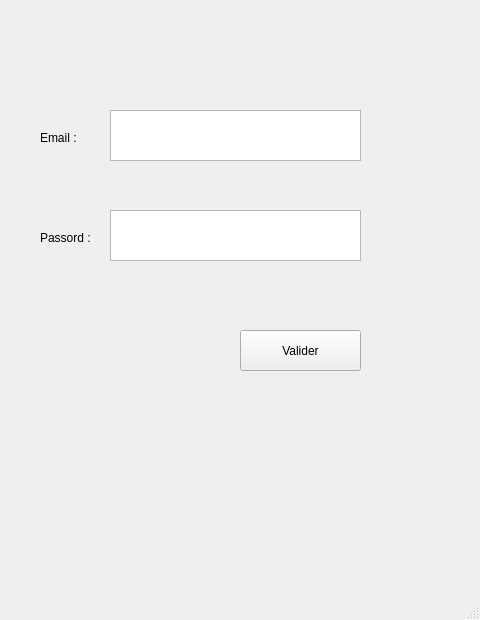
<?xml version="1.0" encoding="UTF-8"?>
<ui version="4.0">
 <class>Connexion</class>
 <widget class="QMainWindow" name="Connexion">
  <property name="geometry">
   <rect>
    <x>0</x>
    <y>0</y>
    <width>480</width>
    <height>620</height>
   </rect>
  </property>
  <property name="windowTitle">
   <string>MainWindow</string>
  </property>
  <widget class="QWidget" name="centralwidget">
   <widget class="QLabel" name="titleMail">
    <property name="geometry">
     <rect>
      <x>40</x>
      <y>130</y>
      <width>55</width>
      <height>16</height>
     </rect>
    </property>
    <property name="text">
     <string>Email :</string>
    </property>
   </widget>
   <widget class="QLabel" name="titlePass">
    <property name="geometry">
     <rect>
      <x>40</x>
      <y>230</y>
      <width>55</width>
      <height>16</height>
     </rect>
    </property>
    <property name="text">
     <string>Passord :</string>
    </property>
   </widget>
   <widget class="QPushButton" name="connexionBtn">
    <property name="geometry">
     <rect>
      <x>240</x>
      <y>330</y>
      <width>121</width>
      <height>41</height>
     </rect>
    </property>
    <property name="text">
     <string>Valider</string>
    </property>
   </widget>
   <widget class="QLabel" name="errorZone">
    <property name="geometry">
     <rect>
      <x>120</x>
      <y>420</y>
      <width>151</width>
      <height>16</height>
     </rect>
    </property>
    <property name="text">
     <string/>
    </property>
   </widget>
   <widget class="QTextEdit" name="textMail">
    <property name="geometry">
     <rect>
      <x>110</x>
      <y>110</y>
      <width>251</width>
      <height>51</height>
     </rect>
    </property>
   </widget>
   <widget class="QTextEdit" name="textPass">
    <property name="geometry">
     <rect>
      <x>110</x>
      <y>210</y>
      <width>251</width>
      <height>51</height>
     </rect>
    </property>
   </widget>
  </widget>
  <widget class="QMenuBar" name="menubar">
   <property name="geometry">
    <rect>
     <x>0</x>
     <y>0</y>
     <width>480</width>
     <height>26</height>
    </rect>
   </property>
  </widget>
  <widget class="QStatusBar" name="statusbar"/>
 </widget>
 <resources/>
 <connections/>
</ui>
